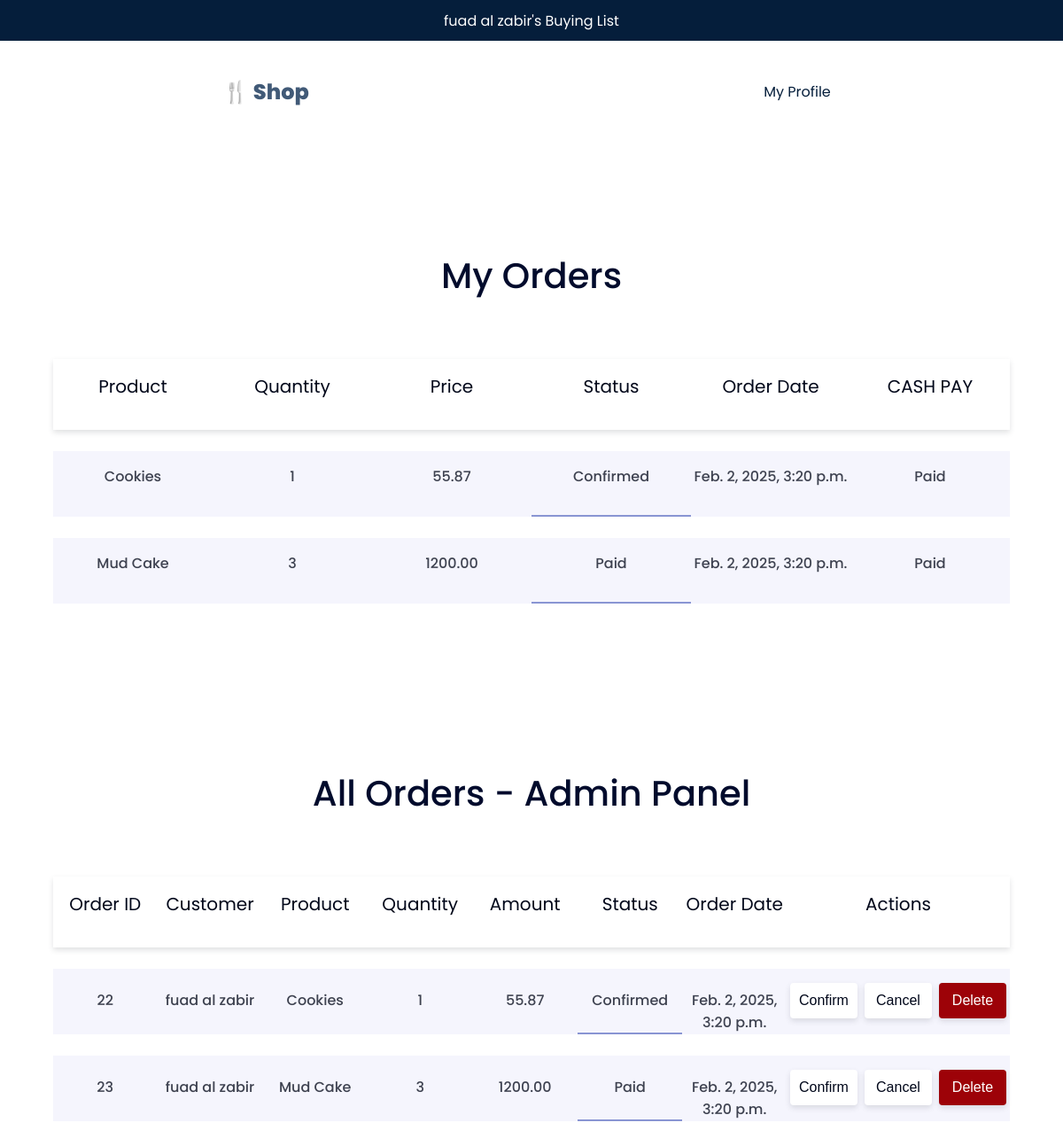
The page /orders/admin/ (signed in) on the database as committed earlier.
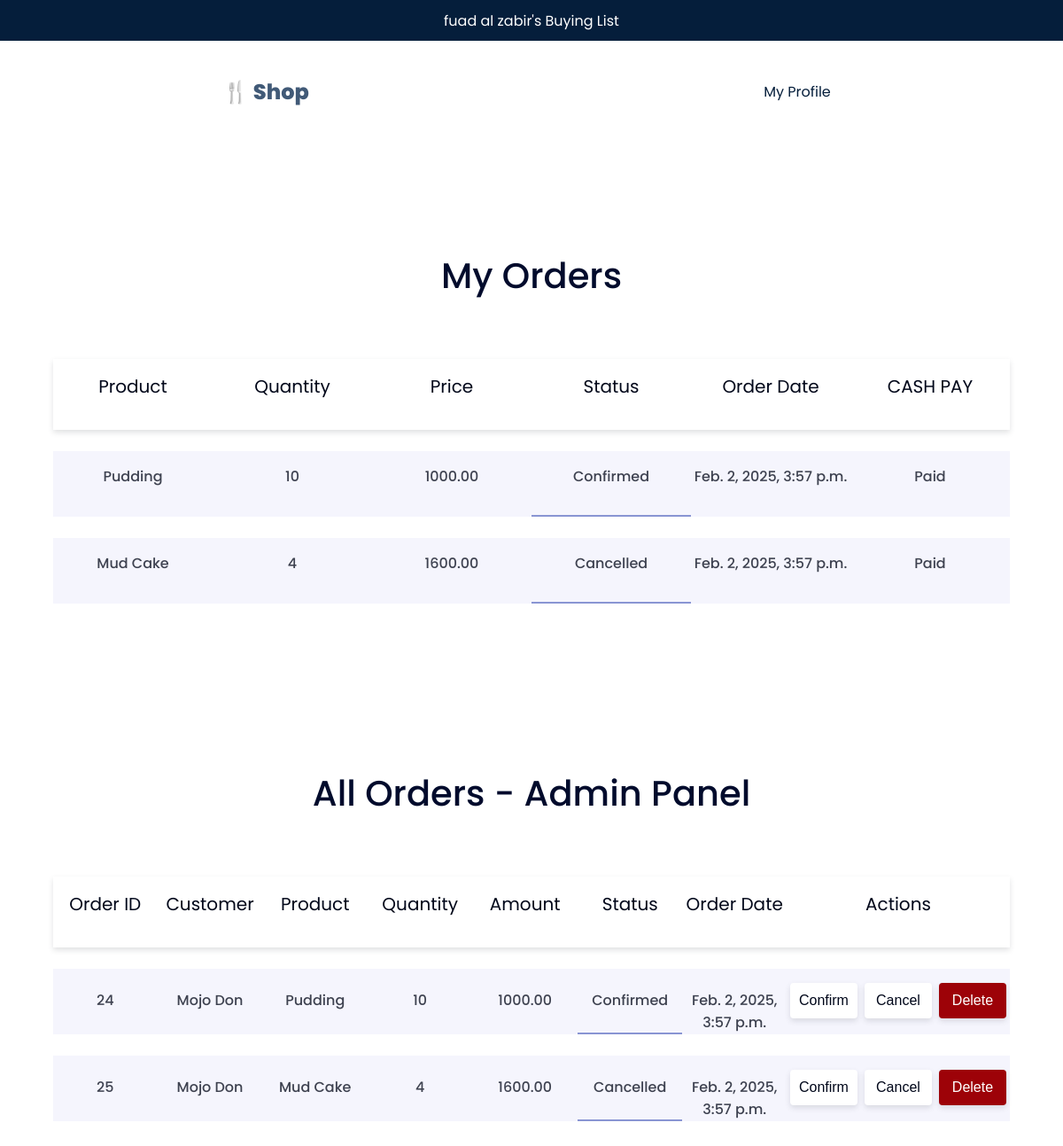
The same page on the database as committed later.
### store/models.py (models this page shows, shortened)
class Order(models.Model):
    STATUS_CHOICES = (
        ('pending', 'Pending'),
        ('paid', 'Paid'),
        ('confirm', 'Confirm'),
        ('cancel', 'Cancel'),
    )
    user = models.ForeignKey(User, on_delete=models.CASCADE)
    product = models.ForeignKey(Product, on_delete=models.CASCADE)
    quantity = models.PositiveIntegerField()
    price = models.DecimalField(max_digits=10, decimal_places=2)
    status = models.CharField(max_length=20, choices=STATUS_CHOICES, default='pending')
    order_date = models.DateTimeField(auto_now_add=True)

class Product(models.Model):
    name = models.CharField(max_length=100)
    details = models.TextField(blank=True, null=True)
    image = models.ImageField(upload_to='product_images/', blank=True, null=True)
    price = models.DecimalField(max_digits=10, decimal_places=2)
    quantity = models.PositiveIntegerField(default=1)

class User(AbstractBaseUser, PermissionsMixin):  # Inherit PermissionsMixin
    email = models.EmailField(unique=True)
    full_name = models.CharField(max_length=255)
    address = models.CharField(max_length=255)
    phone_number = models.CharField(max_length=15)
    is_active = models.BooleanField(default=True)
    is_staff = models.BooleanField(default=False)
    is_superuser = models.BooleanField(default=False)
    objects = CustomUserManager()
    USERNAME_FIELD = 'email'
    REQUIRED_FIELDS = ['full_name', 'address', 'phone_number']

### store/views.py (the view, shortened to what this page needs)
# urls.py: path('orders/admin/', views.admin_orders, name='admin_orders'),
@user_passes_test(lambda u: u.is_superuser)
def admin_orders(request):
    orders = Order.objects.all()
    return render(request, "order.html", {"orders": orders})

### store/templates/order.html (shortened to what this page needs)
{% load static %}
<!DOCTYPE html>
<html lang="en">
<head>
  <link rel="stylesheet" href="{% static 'css/order.css' %}">
</head>
<body>
    <div class="hero">
        {{ user.full_name }}'s Buying List
       </div>
    <nav>
    <div class="logo" >&#127860; Shop</div>
    <div class="nav-r">
        <a href="{% url 'user' %}">My Profile</a>
    </div>
    </nav>
{% if orders %}
<div class="table-sec1">
    <h2>My Orders</h2>
<div class="table">
    <div class="thead">
        <div class="tr">
            <div class="th">Product</div>
            <div class="th">Quantity</div>
            <div class="th">Price</div>
            <div class="th">Status</div>
            <div class="th">Order Date</div>
            <div class="th">CASH PAY</div>
        </div>
    </div>
    <div class="tbody">
        {% for order in orders %}
        <div class="tr1">
            <div class="td">{{ order.product.name }}</div>
            <div class="td">{{ order.quantity }}</div>
            <div class="td">{{ order.price }}</div>
            <div class="td">{{ order.status }}</div>
            <div class="td">{{ order.order_date }}</div>
            <div class="td">
                <form method="POST" action="{% url 'orders' user_id=order.user.id%}">
                    {% if order.status == "pending" %}
                        <form method="POST" action="{% url 'orders' user_id=user.id %}">
                            {% csrf_token %}
                            <input type="hidden" name="order_id" value="{{ order.id }}">
                            {% if order.status == "pending" %}
                                <button type="submit" name="action" value="pay_order" class="btn btn-primary btn-pay">Pay</button>
                            {% else %}
                                <span>Paid</span>
                            {% endif %}
                        </form>
                    {% else %}
                        <span>Paid</span>
                    {% endif %}
                </form>
            </div>
        </div>
        {% endfor %}
    </div>
</div>
</div>
{% else %}
<p>You have no orders yet.</p>
{% endif %}
{% if user.is_superuser %}
{% if orders %}
<div class="table-sec2">
    <h2>All Orders - Admin Panel</h2>
<div class="table">
    <div class="thead">
        <div class="tr">
            <div class="th">Order ID</div>
            <div class="th">Customer</div>
            <div class="th">Product</div>
            <div class="th">Quantity</div>
            <div class="th">Amount</div>
            <div class="th">Status</div>
            <div class="th">Order Date</div>
            <div class="th-actions">Actions</div>
        </div>
    </div>
    <div class="tbody">
        {% for order in orders %}
        <div class="tr">
            <div class="td">{{ order.id }}</div>
            <div class="td">{{ order.user.full_name }}</div>
            <div class="td">{{ order.product.name }}</div>
            <div class="td">{{ order.quantity }}</div>
            <div class="td">{{ order.price }}</div>
            <div class="td">{{ order.status }}</div>
            <div class="td">{{ order.order_date }}</div>
            <div class="td">
                <div class="actions">
                    <form method="POST" action="{% url 'admin_orders' %}">
                        <div class="actions-l">
                        <button type="submit" name="action" value="confirm_order" class="btn btn-success">Confirm</button>
                        <button type="submit" name="action" value="cancel_order" class="btn btn-warning">Cancel</button>
                        </div>
                    </form>
                    <div class="actions-r">
                        <form method="POST" action="{% url 'delete_order' order_id=order.id %}">
                            <button type="submit" name="action" value="delete_order" class="btn btn-danger">Delete</button>
                        </form>
                    </div>
                </div>
            </div>
        </div>
        {% endfor %}
    </div>
</div>
</div>
{% else %}
<p>No orders found.</p>
{% endif %}
{% endif %}
</body>
</html>

Rows that differ between the two databases and show on the page:
removed Order: product.name "Cookies", quantity "1", price "55.87", status "Confirmed", order_date "Feb. 2, 2025, 3:20 p.m.", shows "Paid", id "22", user.full_name "fuad al zabir"
removed Order: product.name "Mud Cake", quantity "3", price "1200.00", status "Paid", order_date "Feb. 2, 2025, 3:20 p.m.", id "23", user.full_name "fuad al zabir"
added Order: product.name "Pudding", quantity "10", price "1000.00", status "Confirmed", order_date "Feb. 2, 2025, 3:57 p.m.", shows "Paid", id "24", user.full_name "Mojo Don"
added Order: product.name "Mud Cake", quantity "4", price "1600.00", status "Cancelled", order_date "Feb. 2, 2025, 3:57 p.m.", shows "Paid", id "25", user.full_name "Mojo Don"
